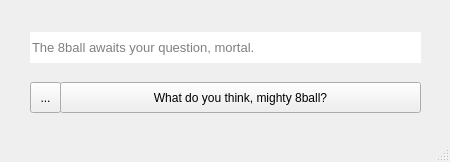
<?xml version="1.0" encoding="UTF-8"?>
<ui version="4.0">
 <class>MainWindow</class>
 <widget class="QMainWindow" name="MainWindow">
  <property name="enabled">
   <bool>true</bool>
  </property>
  <property name="geometry">
   <rect>
    <x>0</x>
    <y>0</y>
    <width>450</width>
    <height>162</height>
   </rect>
  </property>
  <property name="sizePolicy">
   <sizepolicy hsizetype="Fixed" vsizetype="Fixed">
    <horstretch>100</horstretch>
    <verstretch>100</verstretch>
   </sizepolicy>
  </property>
  <property name="minimumSize">
   <size>
    <width>450</width>
    <height>162</height>
   </size>
  </property>
  <property name="maximumSize">
   <size>
    <width>450</width>
    <height>162</height>
   </size>
  </property>
  <property name="windowTitle">
   <string>The Magic 8ball</string>
  </property>
  <property name="toolTip">
   <string/>
  </property>
  <property name="animated">
   <bool>true</bool>
  </property>
  <property name="unifiedTitleAndToolBarOnMac">
   <bool>false</bool>
  </property>
  <widget class="QWidget" name="centralwidget">
   <property name="sizePolicy">
    <sizepolicy hsizetype="Expanding" vsizetype="Expanding">
     <horstretch>100</horstretch>
     <verstretch>100</verstretch>
    </sizepolicy>
   </property>
   <widget class="QToolButton" name="toolButton">
    <property name="geometry">
     <rect>
      <x>30</x>
      <y>82</y>
      <width>31</width>
      <height>31</height>
     </rect>
    </property>
    <property name="text">
     <string>...</string>
    </property>
   </widget>
   <widget class="QPushButton" name="pushButton">
    <property name="geometry">
     <rect>
      <x>60</x>
      <y>82</y>
      <width>361</width>
      <height>31</height>
     </rect>
    </property>
    <property name="text">
     <string>What do you think, mighty 8ball?</string>
    </property>
   </widget>
   <widget class="QLineEdit" name="lineEdit">
    <property name="geometry">
     <rect>
      <x>30</x>
      <y>32</y>
      <width>391</width>
      <height>31</height>
     </rect>
    </property>
    <property name="font">
     <font>
      <family>Tahoma</family>
      <pointsize>10</pointsize>
     </font>
    </property>
    <property name="inputMask">
     <string/>
    </property>
    <property name="frame">
     <bool>false</bool>
    </property>
    <property name="alignment">
     <set>Qt::AlignLeading|Qt::AlignLeft|Qt::AlignVCenter</set>
    </property>
    <property name="placeholderText">
     <string>The 8ball awaits your question, mortal.</string>
    </property>
    <property name="cursorMoveStyle">
     <enum>Qt::VisualMoveStyle</enum>
    </property>
    <property name="clearButtonEnabled">
     <bool>false</bool>
    </property>
   </widget>
  </widget>
  <widget class="QMenuBar" name="menubar">
   <property name="geometry">
    <rect>
     <x>0</x>
     <y>0</y>
     <width>450</width>
     <height>25</height>
    </rect>
   </property>
  </widget>
  <widget class="QStatusBar" name="statusbar"/>
 </widget>
 <resources/>
 <connections/>
</ui>
